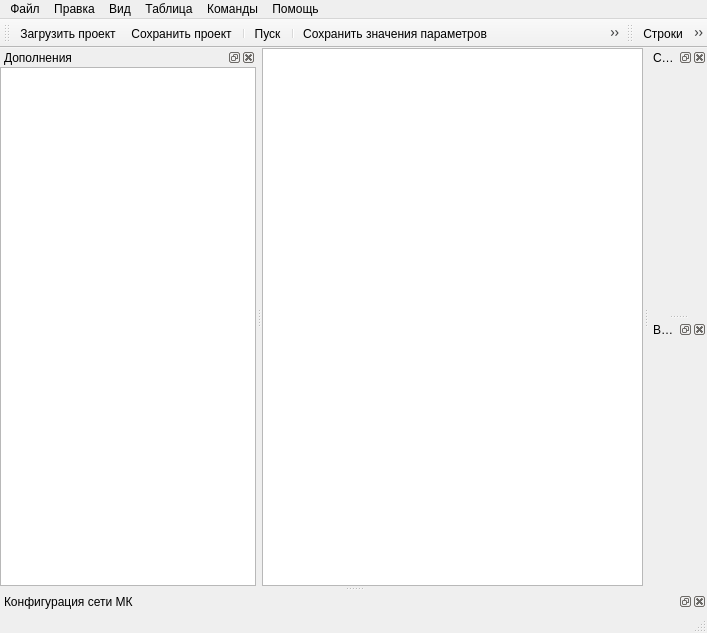
<?xml version="1.0" encoding="UTF-8"?>
<ui version="4.0">
 <class>MainWindow</class>
 <widget class="QMainWindow" name="MainWindow">
  <property name="geometry">
   <rect>
    <x>0</x>
    <y>0</y>
    <width>707</width>
    <height>633</height>
   </rect>
  </property>
  <property name="sizePolicy">
   <sizepolicy hsizetype="Preferred" vsizetype="Preferred">
    <horstretch>0</horstretch>
    <verstretch>0</verstretch>
   </sizepolicy>
  </property>
  <property name="windowTitle">
   <string>MainWindow</string>
  </property>
  <widget class="QWidget" name="centralwidget">
   <layout class="QVBoxLayout">
    <property name="spacing">
     <number>0</number>
    </property>
    <property name="margin">
     <number>0</number>
    </property>
    <item>
     <widget class="MKTable" name="tw"/>
    </item>
   </layout>
  </widget>
  <widget class="QMenuBar" name="menubar">
   <property name="geometry">
    <rect>
     <x>0</x>
     <y>0</y>
     <width>707</width>
     <height>20</height>
    </rect>
   </property>
   <widget class="QMenu" name="menu">
    <property name="title">
     <string>Файл</string>
    </property>
    <addaction name="action_new"/>
    <addaction name="action_load"/>
    <addaction name="action_save"/>
    <addaction name="action_save_as"/>
    <addaction name="separator"/>
    <addaction name="action_export_config"/>
    <addaction name="separator"/>
    <addaction name="action_values_save"/>
    <addaction name="action_values_load"/>
   </widget>
   <widget class="QMenu" name="menu_2">
    <property name="title">
     <string>Таблица</string>
    </property>
    <widget class="QMenu" name="menu_3">
     <property name="title">
      <string>Размер</string>
     </property>
     <addaction name="action_tw_rows"/>
     <addaction name="action_tw_columns"/>
    </widget>
    <widget class="QMenu" name="menu_4">
     <property name="title">
      <string>Вставить</string>
     </property>
     <addaction name="action_row_add"/>
     <addaction name="action_column_add"/>
     <addaction name="action_cell_add_right"/>
     <addaction name="action_cell_add_down"/>
    </widget>
    <widget class="QMenu" name="menu_5">
     <property name="title">
      <string>Удалить</string>
     </property>
     <addaction name="action_row_delete"/>
     <addaction name="action_column_delete"/>
     <addaction name="action_cell_delete_left"/>
     <addaction name="action_cell_delete_up"/>
    </widget>
    <addaction name="menu_3"/>
    <addaction name="menu_4"/>
    <addaction name="menu_5"/>
    <addaction name="separator"/>
    <addaction name="action_bold"/>
    <addaction name="action_italic"/>
    <addaction name="action_underline"/>
    <addaction name="action_align_left"/>
    <addaction name="action_align_center"/>
    <addaction name="action_align_right"/>
    <addaction name="action_foreground_color"/>
    <addaction name="action_background_color"/>
    <addaction name="separator"/>
    <addaction name="action_link"/>
   </widget>
   <widget class="QMenu" name="menu_view">
    <property name="title">
     <string>Вид</string>
    </property>
    <addaction name="action_settings"/>
    <addaction name="action_united_graph"/>
    <addaction name="separator"/>
   </widget>
   <widget class="QMenu" name="menu_6">
    <property name="title">
     <string>Правка</string>
    </property>
    <addaction name="action_undo"/>
    <addaction name="action_redo"/>
    <addaction name="separator"/>
    <addaction name="action_copy"/>
    <addaction name="action_cut"/>
    <addaction name="action_paste"/>
   </widget>
   <widget class="QMenu" name="menu_7">
    <property name="title">
     <string>Помощь</string>
    </property>
    <addaction name="action_help"/>
    <addaction name="separator"/>
    <addaction name="action_help_about"/>
   </widget>
   <widget class="QMenu" name="menu_8">
    <property name="title">
     <string>Команды</string>
    </property>
    <addaction name="action_play"/>
   </widget>
   <addaction name="menu"/>
   <addaction name="menu_6"/>
   <addaction name="menu_view"/>
   <addaction name="menu_2"/>
   <addaction name="menu_8"/>
   <addaction name="menu_7"/>
  </widget>
  <widget class="QStatusBar" name="statusbar"/>
  <widget class="QDockWidget" name="dw_console">
   <property name="windowTitle">
    <string>Сообщения</string>
   </property>
   <attribute name="dockWidgetArea">
    <number>2</number>
   </attribute>
   <widget class="QWidget" name="dockWidgetContents">
    <layout class="QVBoxLayout">
     <property name="spacing">
      <number>0</number>
     </property>
     <property name="margin">
      <number>0</number>
     </property>
     <item>
      <widget class="ConsoleWidget" name="console" native="true"/>
     </item>
    </layout>
   </widget>
  </widget>
  <widget class="QDockWidget" name="dw_modules">
   <property name="windowTitle">
    <string>Конфигурация сети МК</string>
   </property>
   <attribute name="dockWidgetArea">
    <number>8</number>
   </attribute>
   <widget class="QWidget" name="dockWidgetContents_2">
    <layout class="QVBoxLayout">
     <property name="spacing">
      <number>0</number>
     </property>
     <property name="margin">
      <number>0</number>
     </property>
     <item>
      <widget class="MBConfigWidget" name="mbconfigwidget" native="true"/>
     </item>
    </layout>
   </widget>
  </widget>
  <widget class="QToolBar" name="tool_bar_1">
   <property name="windowTitle">
    <string>Панель инструментов</string>
   </property>
   <property name="orientation">
    <enum>Qt::Horizontal</enum>
   </property>
   <property name="toolButtonStyle">
    <enum>Qt::ToolButtonIconOnly</enum>
   </property>
   <attribute name="toolBarArea">
    <enum>TopToolBarArea</enum>
   </attribute>
   <attribute name="toolBarBreak">
    <bool>false</bool>
   </attribute>
   <addaction name="action_load"/>
   <addaction name="action_save"/>
   <addaction name="separator"/>
   <addaction name="action_play"/>
   <addaction name="separator"/>
   <addaction name="action_values_save"/>
   <addaction name="action_values_load"/>
   <addaction name="separator"/>
   <addaction name="action_copy"/>
   <addaction name="action_cut"/>
   <addaction name="action_paste"/>
   <addaction name="separator"/>
   <addaction name="action_link"/>
   <addaction name="separator"/>
   <addaction name="action_bold"/>
   <addaction name="action_italic"/>
   <addaction name="action_underline"/>
   <addaction name="action_align_left"/>
   <addaction name="action_align_center"/>
   <addaction name="action_align_right"/>
   <addaction name="action_foreground_color"/>
   <addaction name="action_background_color"/>
  </widget>
  <widget class="QDockWidget" name="dw_opros">
   <property name="windowTitle">
    <string>Взаимодействие с МК</string>
   </property>
   <attribute name="dockWidgetArea">
    <number>2</number>
   </attribute>
   <widget class="QWidget" name="dockWidgetContents_3">
    <layout class="QVBoxLayout">
     <property name="spacing">
      <number>0</number>
     </property>
     <property name="margin">
      <number>0</number>
     </property>
     <item>
      <widget class="MBMasterWidget" name="mbmasterwidget" native="true"/>
     </item>
    </layout>
   </widget>
  </widget>
  <widget class="QToolBar" name="tool_bar_2">
   <property name="windowTitle">
    <string>Вставка и удаление</string>
   </property>
   <attribute name="toolBarArea">
    <enum>TopToolBarArea</enum>
   </attribute>
   <attribute name="toolBarBreak">
    <bool>false</bool>
   </attribute>
   <addaction name="action_tw_rows"/>
   <addaction name="action_tw_columns"/>
   <addaction name="separator"/>
   <addaction name="action_row_add"/>
   <addaction name="action_column_add"/>
   <addaction name="separator"/>
   <addaction name="action_cell_add_right"/>
   <addaction name="action_cell_add_down"/>
   <addaction name="separator"/>
   <addaction name="action_row_delete"/>
   <addaction name="action_column_delete"/>
   <addaction name="separator"/>
   <addaction name="action_cell_delete_left"/>
   <addaction name="action_cell_delete_up"/>
  </widget>
  <widget class="QDockWidget" name="dw_settingssheet">
   <property name="windowTitle">
    <string>Дополнения</string>
   </property>
   <attribute name="dockWidgetArea">
    <number>1</number>
   </attribute>
   <widget class="QWidget" name="dockWidgetContents_8">
    <layout class="QVBoxLayout">
     <property name="spacing">
      <number>0</number>
     </property>
     <property name="margin">
      <number>0</number>
     </property>
     <item>
      <widget class="QTextEdit" name="te_settingssheet"/>
     </item>
    </layout>
   </widget>
  </widget>
  <action name="action_load">
   <property name="icon">
    <iconset>
     <normaloff>:/icons/res/folder.png</normaloff>:/icons/res/folder.png</iconset>
   </property>
   <property name="text">
    <string>Загрузить проект</string>
   </property>
   <property name="toolTip">
    <string>Загрузить проект</string>
   </property>
   <property name="shortcut">
    <string>Ctrl+O</string>
   </property>
  </action>
  <action name="action_save">
   <property name="icon">
    <iconset>
     <normaloff>:/icons/res/disk_blue.png</normaloff>:/icons/res/disk_blue.png</iconset>
   </property>
   <property name="text">
    <string>Сохранить проект</string>
   </property>
   <property name="toolTip">
    <string>Сохранить проект</string>
   </property>
   <property name="shortcut">
    <string>Ctrl+S</string>
   </property>
  </action>
  <action name="action_play">
   <property name="icon">
    <iconset>
     <normaloff>:/icons/res/media_play.png</normaloff>:/icons/res/media_play.png</iconset>
   </property>
   <property name="text">
    <string>Пуск</string>
   </property>
   <property name="toolTip">
    <string>Запустить информационное взаимодействие</string>
   </property>
  </action>
  <action name="action_tw_rows">
   <property name="icon">
    <iconset>
     <normaloff>:/icons/res/row.png</normaloff>:/icons/res/row.png</iconset>
   </property>
   <property name="text">
    <string>Строки</string>
   </property>
   <property name="toolTip">
    <string>Количество строк</string>
   </property>
  </action>
  <action name="action_tw_columns">
   <property name="icon">
    <iconset>
     <normaloff>:/icons/res/column.png</normaloff>:/icons/res/column.png</iconset>
   </property>
   <property name="text">
    <string>Столбцы</string>
   </property>
   <property name="toolTip">
    <string>Количество столбцов</string>
   </property>
  </action>
  <action name="action_link">
   <property name="icon">
    <iconset>
     <normaloff>:/icons/res/refresh.png</normaloff>:/icons/res/refresh.png</iconset>
   </property>
   <property name="text">
    <string>Привязка</string>
   </property>
   <property name="toolTip">
    <string>Привязка ячейки к опросу [F4]</string>
   </property>
   <property name="shortcut">
    <string>F4</string>
   </property>
  </action>
  <action name="action_bold">
   <property name="icon">
    <iconset>
     <normaloff>:/icons/res/text_bold.png</normaloff>:/icons/res/text_bold.png</iconset>
   </property>
   <property name="text">
    <string>Выделение</string>
   </property>
   <property name="toolTip">
    <string>Шрифт: Выделение</string>
   </property>
   <property name="shortcut">
    <string>Ctrl+B</string>
   </property>
  </action>
  <action name="action_align_left">
   <property name="icon">
    <iconset>
     <normaloff>:/icons/res/text_align_left.png</normaloff>:/icons/res/text_align_left.png</iconset>
   </property>
   <property name="text">
    <string>Влево</string>
   </property>
   <property name="toolTip">
    <string>Выравнивание влево</string>
   </property>
   <property name="shortcut">
    <string>Alt+L</string>
   </property>
  </action>
  <action name="action_align_center">
   <property name="icon">
    <iconset>
     <normaloff>:/icons/res/text_align_center.png</normaloff>:/icons/res/text_align_center.png</iconset>
   </property>
   <property name="text">
    <string>По центру</string>
   </property>
   <property name="toolTip">
    <string>Выравнивание по центру</string>
   </property>
   <property name="shortcut">
    <string>Alt+C</string>
   </property>
  </action>
  <action name="action_align_right">
   <property name="icon">
    <iconset>
     <normaloff>:/icons/res/text_align_right.png</normaloff>:/icons/res/text_align_right.png</iconset>
   </property>
   <property name="text">
    <string>Вправо</string>
   </property>
   <property name="toolTip">
    <string>Выравнивание вправо</string>
   </property>
   <property name="shortcut">
    <string>Alt+R</string>
   </property>
  </action>
  <action name="action_underline">
   <property name="icon">
    <iconset>
     <normaloff>:/icons/res/text_underlined.png</normaloff>:/icons/res/text_underlined.png</iconset>
   </property>
   <property name="text">
    <string>Подчеркивание</string>
   </property>
   <property name="toolTip">
    <string>Шрифт: Подчеркивание</string>
   </property>
   <property name="shortcut">
    <string>Ctrl+U</string>
   </property>
  </action>
  <action name="action_save_as">
   <property name="text">
    <string>Сохранить проект как...</string>
   </property>
  </action>
  <action name="action_new">
   <property name="text">
    <string>Новый проект</string>
   </property>
  </action>
  <action name="action_settings">
   <property name="icon">
    <iconset>
     <normaloff>:/icons/res/preferences.png</normaloff>:/icons/res/preferences.png</iconset>
   </property>
   <property name="text">
    <string>Настройки</string>
   </property>
  </action>
  <action name="action_row_add">
   <property name="icon">
    <iconset>
     <normaloff>:/icons/res/row_add.png</normaloff>:/icons/res/row_add.png</iconset>
   </property>
   <property name="text">
    <string>Строку</string>
   </property>
   <property name="toolTip">
    <string>Вставить строку</string>
   </property>
  </action>
  <action name="action_column_add">
   <property name="icon">
    <iconset>
     <normaloff>:/icons/res/column_add.png</normaloff>:/icons/res/column_add.png</iconset>
   </property>
   <property name="text">
    <string>Столбец</string>
   </property>
   <property name="toolTip">
    <string>Вставить столбец</string>
   </property>
  </action>
  <action name="action_cell_add_right">
   <property name="icon">
    <iconset>
     <normaloff>:/icons/res/cell_add_right.png</normaloff>:/icons/res/cell_add_right.png</iconset>
   </property>
   <property name="text">
    <string>Ячейку со сдвигом вправо</string>
   </property>
   <property name="toolTip">
    <string>Вставить ячейку со сдвигом вправо</string>
   </property>
  </action>
  <action name="action_cell_add_down">
   <property name="icon">
    <iconset>
     <normaloff>:/icons/res/cell_add_down.png</normaloff>:/icons/res/cell_add_down.png</iconset>
   </property>
   <property name="text">
    <string>Ячейку со сдвигом вниз</string>
   </property>
   <property name="toolTip">
    <string>Вставить ячейку со сдвигом вниз</string>
   </property>
  </action>
  <action name="action_row_delete">
   <property name="icon">
    <iconset>
     <normaloff>:/icons/res/row_delete.png</normaloff>:/icons/res/row_delete.png</iconset>
   </property>
   <property name="text">
    <string>Строку</string>
   </property>
   <property name="toolTip">
    <string>Удалить строку</string>
   </property>
  </action>
  <action name="action_column_delete">
   <property name="icon">
    <iconset>
     <normaloff>:/icons/res/column_delete.png</normaloff>:/icons/res/column_delete.png</iconset>
   </property>
   <property name="text">
    <string>Столбец</string>
   </property>
   <property name="toolTip">
    <string>Удалить столбец</string>
   </property>
  </action>
  <action name="action_cell_delete_left">
   <property name="icon">
    <iconset>
     <normaloff>:/icons/res/cell_delete_left.png</normaloff>:/icons/res/cell_delete_left.png</iconset>
   </property>
   <property name="text">
    <string>Ячейку со сдвигом влево</string>
   </property>
   <property name="toolTip">
    <string>Удалить ячейку со сдвигом влево</string>
   </property>
  </action>
  <action name="action_cell_delete_up">
   <property name="icon">
    <iconset>
     <normaloff>:/icons/res/cell_delete_up.png</normaloff>:/icons/res/cell_delete_up.png</iconset>
   </property>
   <property name="text">
    <string>Ячейку со сдвигом вверх</string>
   </property>
   <property name="toolTip">
    <string>Удалить ячейку со сдвигом вверх</string>
   </property>
  </action>
  <action name="action_cells_span">
   <property name="icon">
    <iconset>
     <normaloff>:/icons/res/table_selection_block.png</normaloff>:/icons/res/table_selection_block.png</iconset>
   </property>
   <property name="text">
    <string>Объединить ячейки</string>
   </property>
   <property name="iconText">
    <string>Объединить ячейки</string>
   </property>
   <property name="toolTip">
    <string>Объединить ячейки</string>
   </property>
   <property name="shortcut">
    <string>Ctrl+J</string>
   </property>
  </action>
  <action name="action_italic">
   <property name="icon">
    <iconset>
     <normaloff>:/icons/res/text_italics.png</normaloff>:/icons/res/text_italics.png</iconset>
   </property>
   <property name="text">
    <string>Наклон</string>
   </property>
   <property name="shortcut">
    <string>Ctrl+I</string>
   </property>
  </action>
  <action name="action_copy">
   <property name="icon">
    <iconset>
     <normaloff>:/icons/res/copy.png</normaloff>:/icons/res/copy.png</iconset>
   </property>
   <property name="text">
    <string>Копировать</string>
   </property>
  </action>
  <action name="action_cut">
   <property name="icon">
    <iconset>
     <normaloff>:/icons/res/cut.png</normaloff>:/icons/res/cut.png</iconset>
   </property>
   <property name="text">
    <string>Вырезать</string>
   </property>
  </action>
  <action name="action_paste">
   <property name="icon">
    <iconset>
     <normaloff>:/icons/res/paste.png</normaloff>:/icons/res/paste.png</iconset>
   </property>
   <property name="text">
    <string>Вставить</string>
   </property>
  </action>
  <action name="action_background_color">
   <property name="icon">
    <iconset>
     <normaloff>:/icons/res/brush4.png</normaloff>:/icons/res/brush4.png</iconset>
   </property>
   <property name="text">
    <string>Цвет фона</string>
   </property>
   <property name="shortcut">
    <string>Alt+B</string>
   </property>
  </action>
  <action name="action_foreground_color">
   <property name="icon">
    <iconset>
     <normaloff>:/icons/res/pencil.png</normaloff>:/icons/res/pencil.png</iconset>
   </property>
   <property name="text">
    <string>Цвет текста</string>
   </property>
   <property name="shortcut">
    <string>Alt+F</string>
   </property>
  </action>
  <action name="action_undo">
   <property name="icon">
    <iconset>
     <normaloff>:/icons/res/undo.png</normaloff>:/icons/res/undo.png</iconset>
   </property>
   <property name="text">
    <string>Отмена</string>
   </property>
   <property name="shortcut">
    <string>Ctrl+Z</string>
   </property>
  </action>
  <action name="action_redo">
   <property name="icon">
    <iconset>
     <normaloff>:/icons/res/redo.png</normaloff>:/icons/res/redo.png</iconset>
   </property>
   <property name="text">
    <string>Повтор</string>
   </property>
   <property name="shortcut">
    <string>Ctrl+Y</string>
   </property>
  </action>
  <action name="action_values_save">
   <property name="icon">
    <iconset>
     <normaloff>:/icons/res/box_out.png</normaloff>:/icons/res/box_out.png</iconset>
   </property>
   <property name="text">
    <string>Сохранить значения параметров</string>
   </property>
  </action>
  <action name="action_values_load">
   <property name="icon">
    <iconset>
     <normaloff>:/icons/res/box_into.png</normaloff>:/icons/res/box_into.png</iconset>
   </property>
   <property name="text">
    <string>Загрузить значения параметров</string>
   </property>
  </action>
  <action name="action_help">
   <property name="icon">
    <iconset>
     <normaloff>:/icons/res/help2.png</normaloff>:/icons/res/help2.png</iconset>
   </property>
   <property name="text">
    <string>Руководство</string>
   </property>
   <property name="shortcut">
    <string>F1</string>
   </property>
  </action>
  <action name="action_help_about">
   <property name="text">
    <string>О программе</string>
   </property>
  </action>
  <action name="action_united_graph">
   <property name="text">
    <string>Объединенный график</string>
   </property>
  </action>
  <action name="action_export_config">
   <property name="text">
    <string>Экспорт конфигурации</string>
   </property>
   <property name="iconText">
    <string>Экспорт конфигурации</string>
   </property>
   <property name="toolTip">
    <string>Экспорт конфигурации</string>
   </property>
  </action>
 </widget>
 <customwidgets>
  <customwidget>
   <class>MKTable</class>
   <extends>QTableWidget</extends>
   <header>mktable.h</header>
  </customwidget>
  <customwidget>
   <class>ConsoleWidget</class>
   <extends>QWidget</extends>
   <header>consolewidget.h</header>
  </customwidget>
  <customwidget>
   <class>MBConfigWidget</class>
   <extends>QWidget</extends>
   <header>mbconfigwidget.h</header>
  </customwidget>
  <customwidget>
   <class>MBMasterWidget</class>
   <extends>QWidget</extends>
   <header>mbmasterwidget.h</header>
  </customwidget>
 </customwidgets>
 <resources/>
 <connections/>
</ui>
